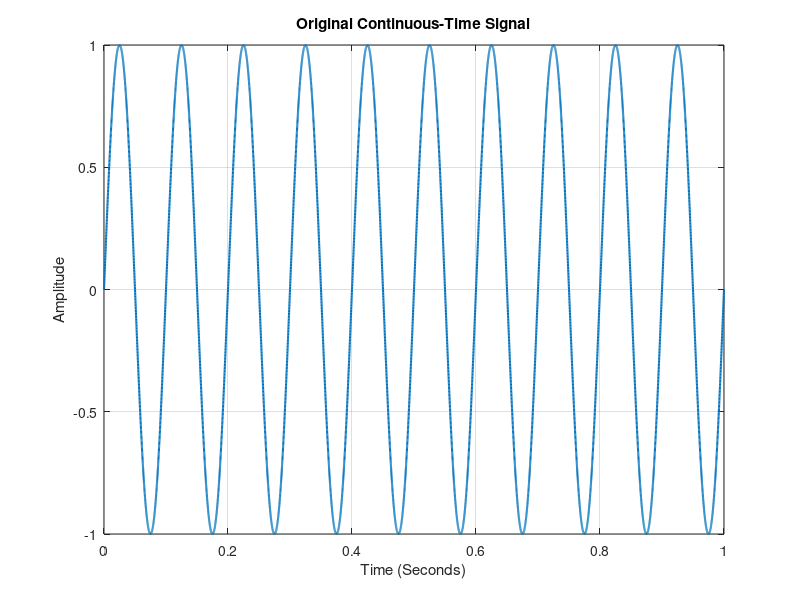
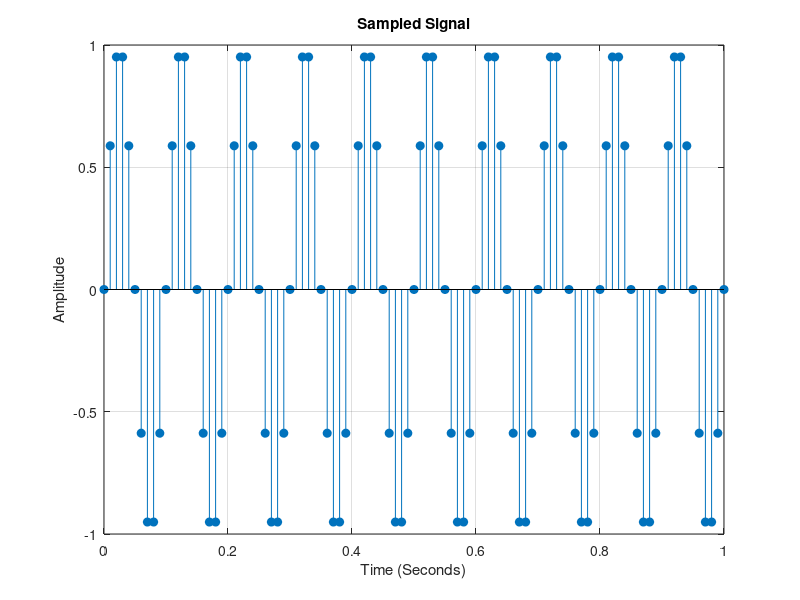
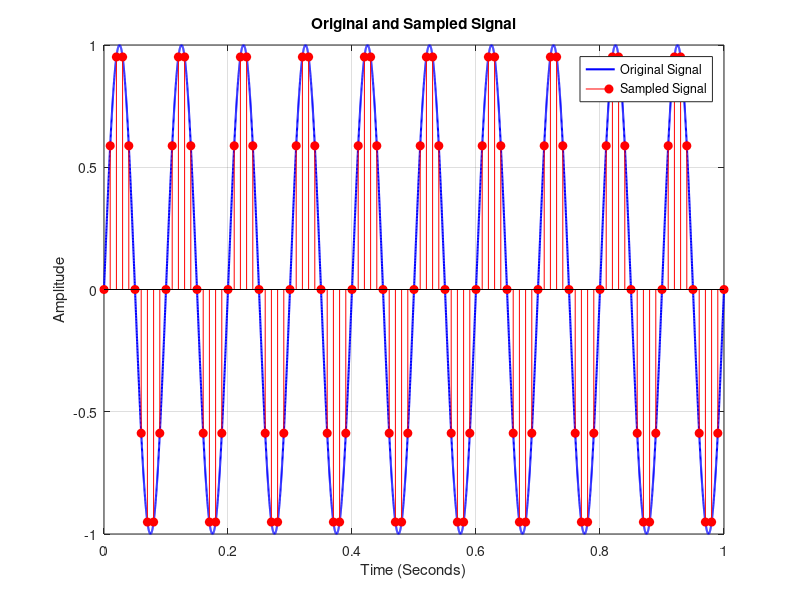
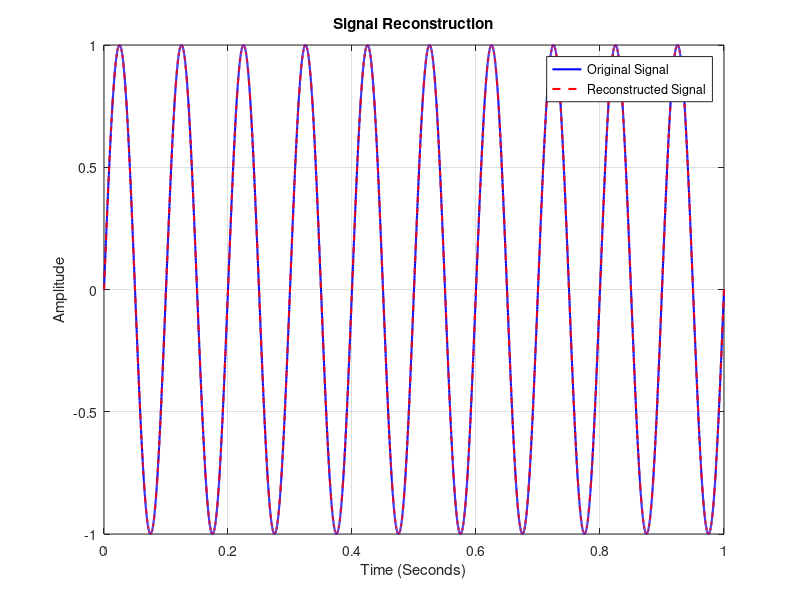

These charts were generated, in order, by the following MATLAB code:
%% SAMPLING MODEL
% Signal Sampling and Reconstruction
% MATLAB Simulation

clc;
clear;
close all;

%% 1. SIGNAL PARAMETERS

A = 1;                  % Signal Amplitude
fm = 10;                % Message Frequency (Hz)

fs = 100;               % Sampling Frequency (Hz)
fs_high = 10000;        % High Sampling Frequency

T = 1;                  % Simulation Duration

fprintf('===== SAMPLING PARAMETERS =====\n');

fprintf('Signal Frequency = %.2f Hz\n',fm);
fprintf('Sampling Frequency = %.2f Hz\n',fs);
fprintf('Nyquist Frequency = %.2f Hz\n',fs/2);

%% 2. ORIGINAL CONTINUOUS-TIME SIGNAL

t = 0:1/fs_high:T;

x = A*sin(2*pi*fm*t);

figure('Name','Original Signal');

plot(t,x,'LineWidth',1.5);

grid on;

title('Original Continuous-Time Signal');

xlabel('Time (Seconds)');
ylabel('Amplitude');

%% 3. SAMPLING PROCESS

Ts = 1/fs;

n = 0:floor(T/Ts);

ts = n*Ts;

xs = A*sin(2*pi*fm*ts);

figure('Name','Sampled Signal');

stem(ts,xs,'filled');

grid on;

title('Sampled Signal');

xlabel('Time (Seconds)');
ylabel('Amplitude');

%% 4. ORIGINAL AND SAMPLED SIGNAL

figure('Name','Original vs Sampled Signal');

plot(t,x,'b','LineWidth',1.5);

hold on;

stem(ts,xs,'r','filled');

grid on;

title('Original and Sampled Signal');

xlabel('Time (Seconds)');
ylabel('Amplitude');

legend('Original Signal','Sampled Signal');

%% 5. SIGNAL RECONSTRUCTION

xr = interp1(ts,xs,t,'spline');

figure('Name','Signal Reconstruction');

plot(t,x,'b','LineWidth',1.5);

hold on;

plot(t,xr,'r--','LineWidth',1.5);

grid on;

title('Signal Reconstruction');

xlabel('Time (Seconds)');
ylabel('Amplitude');

legend('Original Signal','Reconstructed Signal');

%% 6. ALIASING EFFECT

fs_low = 15;

Ts_low = 1/fs_low;

n_low = 0:floor(T/Ts_low);

ts_low = n_low*Ts_low;

xs_low = A*sin(2*pi*fm*ts_low);

figure('Name','Aliasing Effect');

plot(t,x,'b','LineWidth',1.5);

hold on;

stem(ts_low,xs_low,'r','filled');

grid on;

title('Aliasing Effect');

xlabel('Time (Seconds)');
ylabel('Amplitude');

legend('Original Signal','Undersampled Signal');

%% 7. FREQUENCY SPECTRUM

N = length(x);

Y = fft(x);

P2 = abs(Y/N);

P1 = P2(1:floor(N/2)+1);

P1(2:end-1) = 2*P1(2:end-1);

f = fs_high*(0:floor(N/2))/N;

figure('Name','Frequency Spectrum');

plot(f,P1,'LineWidth',1.5);

grid on;

title('Original Signal Frequency Spectrum');

xlabel('Frequency (Hz)');
ylabel('Magnitude');

xlim([0 100]);

%% 8. NYQUIST ANALYSIS

fprintf('\n===== NYQUIST ANALYSIS =====\n');

if fs >= 2*fm

    fprintf('Sampling Condition: Satisfied\n');

    fprintf('Sampling frequency is sufficient.\n');

else

    fprintf('Sampling Condition: Not Satisfied\n');

    fprintf('Aliasing may occur.\n');

end

%% 9. FINAL RESULTS

fprintf('\n===== SIMULATION COMPLETED =====\n');

fprintf('Signal Frequency = %.2f Hz\n',fm);

fprintf('Sampling Frequency = %.2f Hz\n',fs);

fprintf('Sampling Period = %.4f seconds\n',Ts);

fprintf('\nSampling Simulation Finished Successfully!\n');
